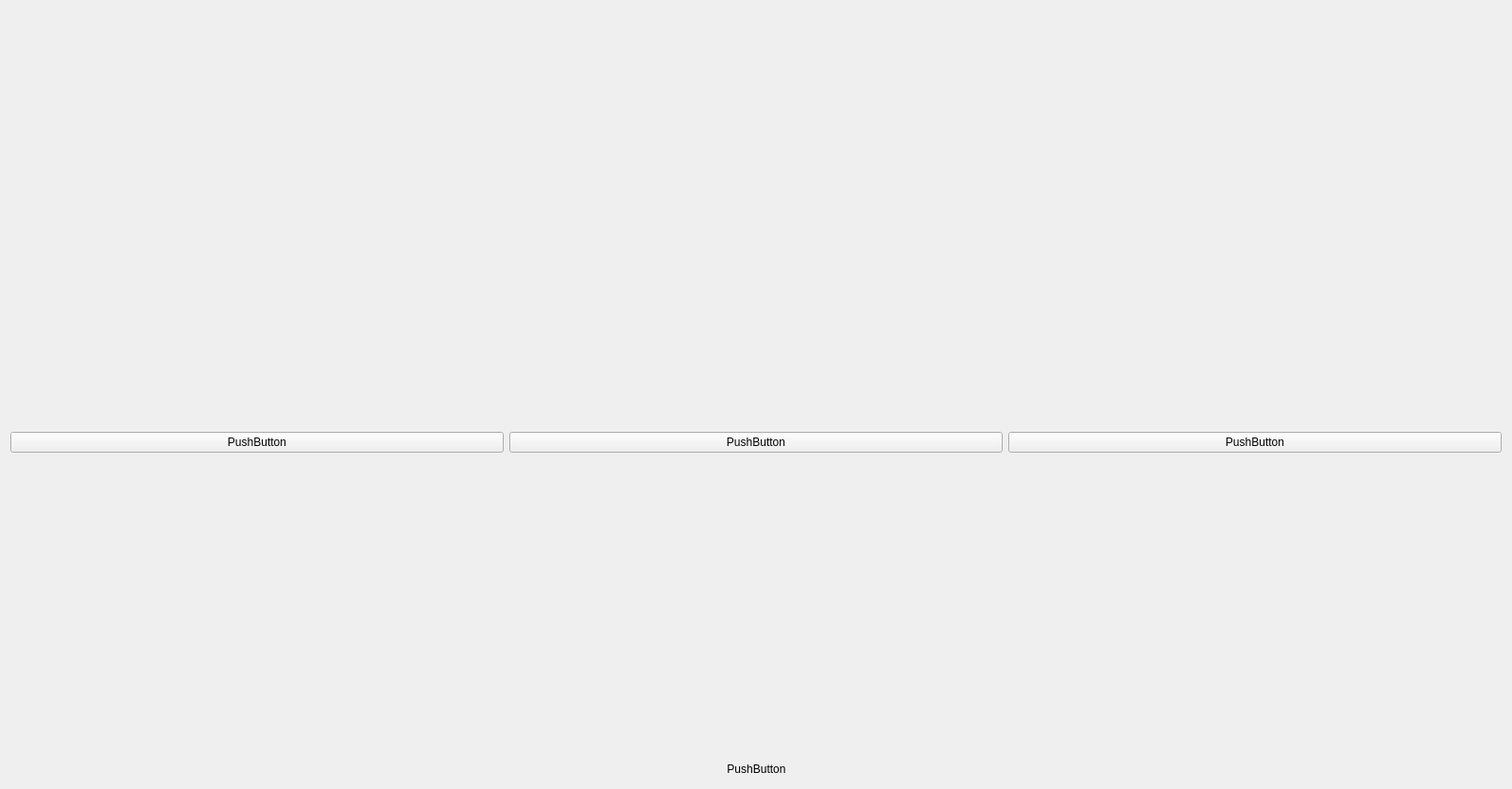
<?xml version="1.0" encoding="UTF-8"?>
<ui version="4.0">
 <class>MainMenuAdminAlignWidget</class>
 <widget class="QWidget" name="MainMenuAdminAlignWidget">
  <property name="geometry">
   <rect>
    <x>0</x>
    <y>0</y>
    <width>1600</width>
    <height>835</height>
   </rect>
  </property>
  <property name="windowTitle">
   <string>Form</string>
  </property>
  <layout class="QVBoxLayout" name="verticalLayout_2">
   <item>
    <layout class="QVBoxLayout" name="verticalLayout" stretch="56,245,40,76">
     <item>
      <spacer name="verticalSpacer">
       <property name="orientation">
        <enum>Qt::Vertical</enum>
       </property>
       <property name="sizeHint" stdset="0">
        <size>
         <width>20</width>
         <height>40</height>
        </size>
       </property>
      </spacer>
     </item>
     <item>
      <layout class="QHBoxLayout" name="horizontalLayout">
       <item>
        <widget class="CustomPushButton" name="deviceIDPushButton">
         <property name="text">
          <string>PushButton</string>
         </property>
        </widget>
       </item>
       <item>
        <widget class="CustomPushButton" name="cameraHUDAlignPushButton">
         <property name="text">
          <string>PushButton</string>
         </property>
        </widget>
       </item>
       <item>
        <widget class="CustomPushButton" name="cameraZoomFocusPushButton">
         <property name="text">
          <string>PushButton</string>
         </property>
        </widget>
       </item>
      </layout>
     </item>
     <item>
      <spacer name="verticalSpacer_2">
       <property name="orientation">
        <enum>Qt::Vertical</enum>
       </property>
       <property name="sizeHint" stdset="0">
        <size>
         <width>20</width>
         <height>40</height>
        </size>
       </property>
      </spacer>
     </item>
     <item>
      <layout class="QHBoxLayout" name="horizontalLayout_2">
       <item>
        <spacer name="horizontalSpacer">
         <property name="orientation">
          <enum>Qt::Horizontal</enum>
         </property>
         <property name="sizeHint" stdset="0">
          <size>
           <width>40</width>
           <height>20</height>
          </size>
         </property>
        </spacer>
       </item>
       <item>
        <widget class="CustomPushButton" name="logoPushButton">
         <property name="styleSheet">
          <string notr="true">QPushButton {
	border : none;
}

QPushButton::pressed {
	border : 1px solid red;
}</string>
         </property>
         <property name="text">
          <string>PushButton</string>
         </property>
        </widget>
       </item>
       <item>
        <spacer name="horizontalSpacer_2">
         <property name="orientation">
          <enum>Qt::Horizontal</enum>
         </property>
         <property name="sizeHint" stdset="0">
          <size>
           <width>40</width>
           <height>20</height>
          </size>
         </property>
        </spacer>
       </item>
      </layout>
     </item>
    </layout>
   </item>
  </layout>
 </widget>
 <customwidgets>
  <customwidget>
   <class>CustomPushButton</class>
   <extends>QPushButton</extends>
   <header>CustomPushButton.h</header>
  </customwidget>
 </customwidgets>
 <resources/>
 <connections/>
</ui>
